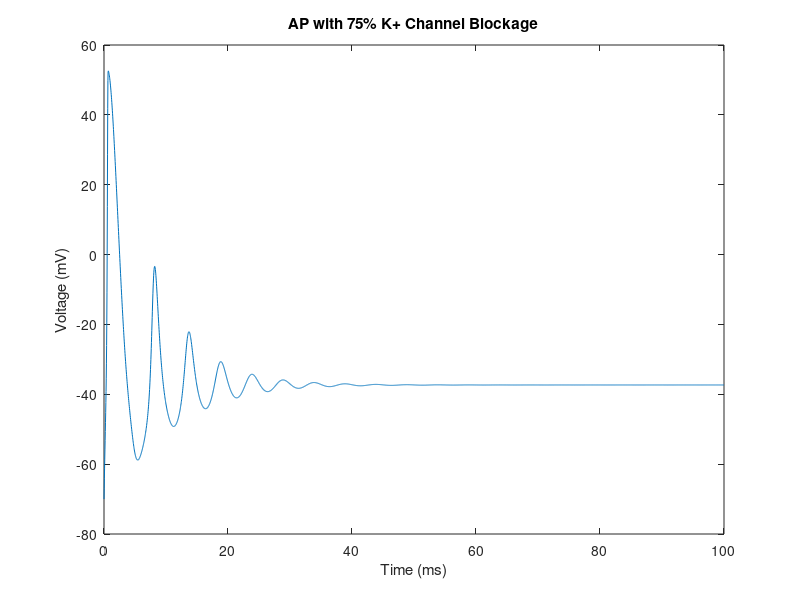

Write the MATLAB code that produced this figure.
%BME502 Project 1 Dennis McIlhany

clc; clear all;

%constants
dt=.03;
t=0:dt:100;
C=1;
ENa=55;
EK=-90;
EL=-70;
gNabar=120;
gKbar=36;
gL=1;
Iinj=100;

%preallocate
V=-70*ones(length(Iinj),length(t));
m_inf=zeros(1,length(t));
tau_m=zeros(1,length(t));
m=zeros(1,length(t));
m3=zeros(1,length(t));
h_inf=zeros(1,length(t));
tau_h=zeros(1,length(t));
h=zeros(1,length(t));
n_inf=zeros(1,length(t));
tau_n=zeros(1,length(t));
n=zeros(1,length(t));
n4=zeros(1,length(t));
gNa=zeros(1,length(t));
gK=zeros(1,length(t));
INa=zeros(1,length(t));
IK=zeros(1,length(t));
IL=zeros(1,length(t));
IC=zeros(1,length(t));
am=zeros(1,length(t));
bm=zeros(1,length(t));
ah=zeros(1,length(t));
bh=zeros(1,length(t));
an=zeros(1,length(t));
bn=zeros(1,length(t));

%iterations for injected current and time
for w=1:length(Iinj);
    for k=1:length(t);
        if k==1;
            an(k)=-.01*(V(w,k)+60)/(exp(-(V(w,k)+60)/10)-1);
            am(k)=-.1*(V(w,k)+45)/(exp(-(V(w,k)+45)/10)-1);
            ah(k)=.07*exp(-(V(w,k)+70)/20);
            bn(k)=.125*exp(-(V(w,k)+70)/80);
            bm(k)=4*exp(-(V(w,k)+70)/18);
            bh(k)=1/(exp(-(V(w,k)+40)/10)+1);
            n_inf(k)=an(k)/(an(k)+bn(k));
            tau_n(k)=1/(an(k)+bn(k));
            h_inf(k)=ah(k)/(ah(k)+bh(k));
            tau_h(k)=1/(ah(k)+bh(k));
            m_inf(k)=am(k)/(am(k)+bm(k));
            tau_m(k)=1/(am(k)+bm(k));
            n(k)=n_inf(k);
            n4(k)=n(k)^4;
            m(k)=m_inf(k);
            h(k)=h_inf(k);
            m3(k)=m(k)^3;
            gNa(k)=m3(k)*h(k)*gNabar;
            gK(k)=.25.*n4(k)*gKbar;
            IK(k)=(V(w,k)-EK)*gK(k);
            INa(k)=(V(w,k)-ENa)*gNa(k);
            IL(k)=(V(w,k)-EL)*gL;
            IC(k)=0;
        else
            n(k)=n(k-1)+dt*((-n(k-1)+n_inf(k-1))/tau_n(k-1));
            m(k)=m(k-1)+dt*((-m(k-1)+m_inf(k-1))/tau_m(k-1));
            h(k)=h(k-1)+dt*((-h(k-1)+h_inf(k-1))/tau_h(k-1));
            n4(k)=n(k)^4;
            m3(k)=m(k)^3;
            gNa(k)=m3(k)*h(k)*gNabar;
            gK(k)=.25.*n4(k)*gKbar;
            V(w,k)=V(w,k-1)+(dt/C)*(Iinj(w)-(gNa(k)+gK(k)+gL)*V(w,k-1)+gNa(k)*ENa+gK(k)*EK+gL*EL);
            if (abs(V(w,k) + 45) <=0.01)
                am(k) = 1;
            else
                am(k)=-.1*(V(w,k)+45)/(exp(-(V(w,k)+45)/10)-1);
            end;
            if (abs(V(w,k) + 60) <=0.01)
                an(k) = .1;
            else
                an(k)=-.01*(V(w,k)+60)/(exp(-(V(w,k)+60)/10)-1);
            end;
            ah(k)=.07*exp(-(V(w,k)+70)/20);
            bn(k)=.125*exp(-(V(w,k)+70)/80);
            bm(k)=4*exp(-(V(w,k)+70)/18);
            bh(k)=1/(exp(-(V(w,k)+40)/10)+1);
            n_inf(k)=an(k)/(an(k)+bn(k));
            tau_n(k)=1/(an(k)+bn(k));
            h_inf(k)=ah(k)/(ah(k)+bh(k));
            tau_h(k)=1/(ah(k)+bh(k));
            m_inf(k)=am(k)/(am(k)+bm(k));
            tau_m(k)=1/(am(k)+bm(k));
            IK(k)=(V(w,k)-EK)*gK(k);
            INa(k)=(V(w,k)-ENa)*gNa(k);
            IL(k)=(V(w,k)-EL)*gL;
            IC(k)=C*(V(w,k)-V(w,k-1))/dt;
        end
    end
end
plot(t,V)
xlabel('Time (ms)')
ylabel('Voltage (mV)')
title('AP with 75% K+ Channel Blockage')